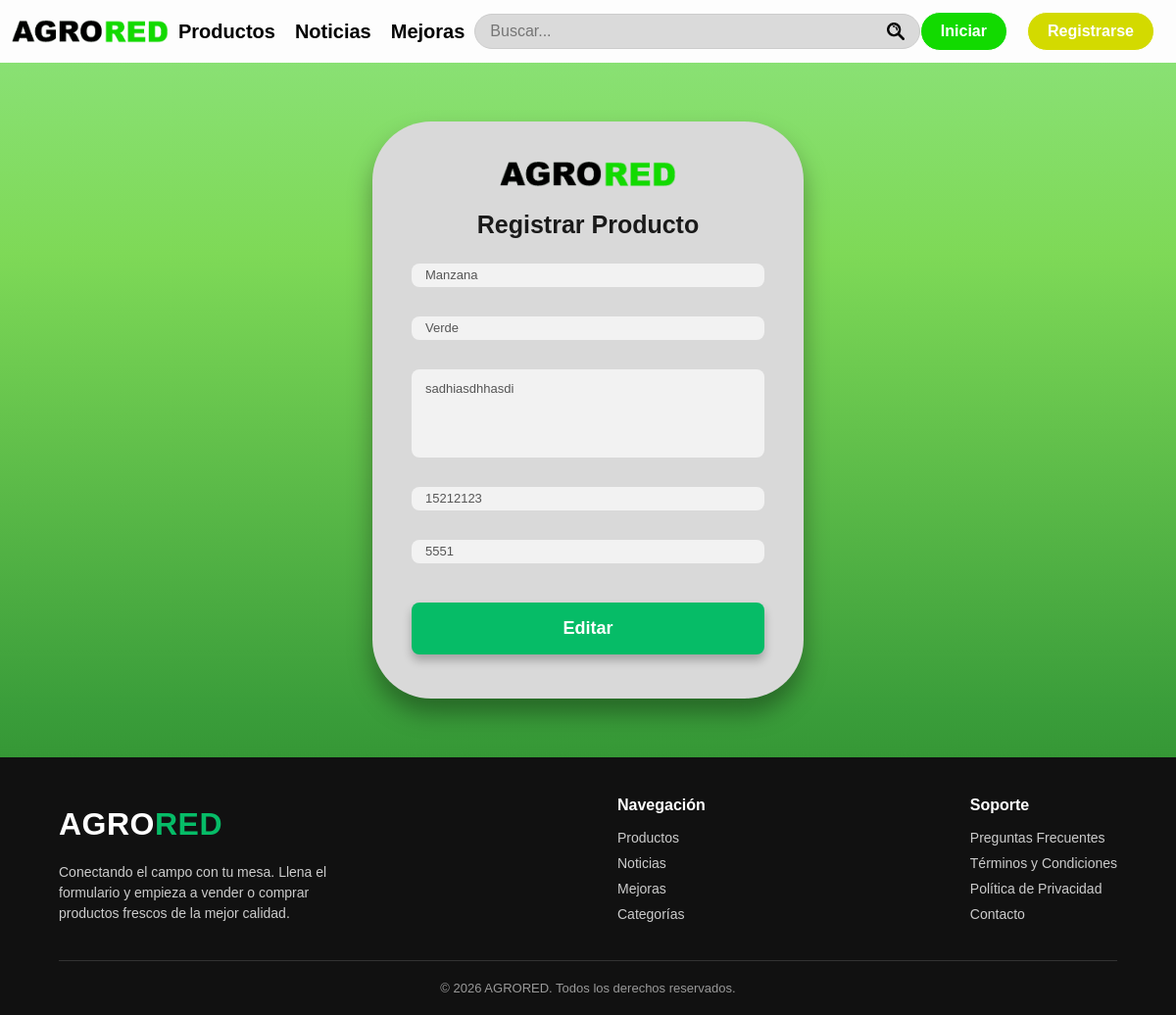
The app's page /Agrored_web_nuevo3/static/php/editar_producto.php?id_producto=1 with its own data.
### tables this page shows
CREATE TABLE `productos` (
  `id_producto` int(11) NOT NULL,
  `id_usuario` int(11) DEFAULT NULL,
  `nombre` varchar(20) DEFAULT NULL,
  `estado_producto` varchar(20) DEFAULT NULL,
  `descripccion` varchar(20) DEFAULT NULL,
  `stock` int(11) DEFAULT NULL,
  `precio` int(11) DEFAULT NULL
);

### Agrored_web_nuevo3/static/php/editar_producto.php (the view, shortened to what this page needs)
<?php
    require 'conexion_inicial.php';
    $id = filter_input(INPUT_GET, 'id_producto', FILTER_VALIDATE_INT);
    $stmt = $pdo->prepare("SELECT id_producto, id_usuario, nombre, estado_producto, descripccion,
            stock, precio FROM productos WHERE id_producto = :id_producto");
    $stmt->execute([':id_producto' => $id]);
    $producto = $stmt->fetch(PDO::FETCH_ASSOC);
?>
<!DOCTYPE html>
<html lang="es">
<head>
    <link rel="stylesheet" href="../css/agregar.css">
</head>
<body>
<nav>
    <div class="Navbar">
        <a href="../../templates/index.html" class="logo-link">
            <img src="../../static/img/Logo_letras.png" alt="AgroRed" width="30%" class="imagen_logo">
        </a>
        <a href="../../templates/productos.html">Productos</a>
        <a href="../../templates/noticias.html">Noticias</a>
        <a href="../../templates/mejoras.html">Mejoras</a>
        <input type="search" placeholder="Buscar...">
        <div class="botones">
            <a href="../../templates/iniciar_sesion.html"><input type="button" value="Iniciar" class="Iniciar"></a>
            <a href="../../templates/registrarse.html"><input type="button" value="Registrarse" class="Registrarse"></a>
        </div>
    </div>
</nav>
<div class="form-wrapper">
    <div class="card">
        <img src="../../static/img/Logo_letras.png" alt="AgroRed" class="logo" width="50%">
        <h1>Registrar Producto</h1>
        <form id="form-producto" action="actualizar_productos.php" method="post">
            <input type="text" id="nombre" name="nombre"  class="field" placeholder="Nombre del Producto:" value="<?= htmlspecialchars($producto['nombre']) ?>" required>
            <span class="error" id="error-nombre"></span>
            <input type="text" id="estado_producto" name="estado_producto" class="field" placeholder="Estado:" value="<?= htmlspecialchars($producto['estado_producto']) ?>"required>
            <span class="error" id="error-estado"></span>
            <textarea id="descripccion" name="descripccion" class="field" placeholder="Descripción:" required><?= htmlspecialchars($producto['descripccion']) ?></textarea>
            <span class="error" id="error-descripccion"></span>
            <input type="number" id="stock" name="stock" class="field" value="<?= (int)$producto['stock'] ?>" placeholder="Stock:" min="0" step="1" required>
            <span class="error" id="error-stock"></span>
            <input type="number" id="precio" name="precio" class="field" value="<?= (int)$producto['precio'] ?>" placeholder="Precio:" min="0" step="0.01" required>
            <span class="error" id="error-precio"></span>
            <button type="submit" class="crear">Editar</button>
        </form>
    </div>
</div>
<footer class="pie-pagina">
    <div class="contenedor-footer">
        <div class="columna-footer">
            <div class="logo">AGRO<span class="red">RED</span></div>
            <p>Conectando el campo con tu mesa. Llena el formulario y empieza a vender o comprar productos frescos de la mejor calidad.</p>
        </div>
        <div class="columna-footer">
            <h4>Navegación</h4>
            <ul>
                <li><a href="#">Productos</a></li>
                <li><a href="#">Noticias</a></li>
                <li><a href="#">Mejoras</a></li>
                <li><a href="#">Categorías</a></li>
            </ul>
        </div>
        <div class="columna-footer">
            <h4>Soporte</h4>
            <ul>
                <li><a href="#">Preguntas Frecuentes</a></li>
                <li><a href="#">Términos y Condiciones</a></li>
                <li><a href="#">Política de Privacidad</a></li>
                <li><a href="#">Contacto</a></li>
            </ul>
        </div>
    </div>
    <div class="copyright-footer">
        <p>&copy; 2026 AGRORED. Todos los derechos reservados.</p>
    </div>
</footer>
</body>
</html>

### Agrored_web_nuevo3/static/css/agregar.css (style rules this page uses)
:root { --verde-agro: hsl(152, 94%, 38%); --verde-suave: #e8f7ee; --amarillo-agro: #f9d71c; --negro: #1a1a1a; --blanco: #ffffff; --gris-texto: #555555; --fondo: #f4f7f6; --radio: 16px; }
* { box-sizing: border-box; margin: 0; padding: 0; }
body { min-height: 100vh; font-family: "Arial Black", Arial, sans-serif; background: linear-gradient(to bottom, #8de37d 0%, #7ed957 25%, #3a9d3a 70%, #1e7a1e 100%); color: var(--negro); }
.Navbar { background-color: rgb(253, 253, 253); display: flex; justify-content: space-around; align-items: center; margin: 0; padding: 1%; }
.Navbar a { margin: 0 10px; font-family: "Arial Black", Arial, sans-serif; text-decoration: none; font-size: 20px; font-weight: bold; color: rgb(0, 0, 0); }
.Navbar a:first-child { display: flex; align-items: center; margin: 0; }
.Navbar input[type="search"] { border-color: rgb(167, 167, 167); width: 500px; padding: 8px 15px; border-radius: 20px; border: 1px solid #ccc; outline-color: #ccc; font-size: 16px; background-color: #DADADA; background-image: url(../img/Lupa.png); background-position: right 15px center; background-repeat: no-repeat; background-size: 18px; padding-right: 40px; }
.Navbar input[type="button"] { padding: 10px 20px; font-size: 16px; outline: none; border: 1px solid; border-radius: 20px; font-weight: bold; cursor: pointer; }
.Navbar input[type="button"].Iniciar { background-color: #12DA00; color: white; font-weight: bold; }
.Navbar input[type="button"].Registrarse { background-color: #D3DA00; color: white; font-weight: bold; }
.Navbar .botones { display: flex; gap: 10px; }
.imagen_logo { width: 160px; height: auto; display: block; cursor: pointer; }
.logo-link { display: flex; align-items: center; line-height: 0; text-decoration: none; flex-shrink: 0; }
.form-wrapper { display: flex; align-items: center; justify-content: center; padding: 60px 20px; }
.card { background: #d9d9d9; border-radius: 60px; width: 100%; max-width: 440px; padding: 30px 40px 45px; box-shadow: 0 15px 25px rgba(0, 0, 0, 0.35); text-align: center; }
.logo { font-size: 32px; font-weight: bold; color: var(#0000); margin: 10px 0 20px; letter-spacing: 0.5px; }
.logo .red { color: var(--verde-agro); }
.card h1 { font-size: 25px; color: var(#0000); margin: 0 0 25px; font-weight: bold; }
.field { display: block; width: 100%; border: none; border-radius: 8px; background: #f2f2f2; padding: 12px 14px; font-size: 13px; color: var(--gris-texto); margin-bottom: 16px; font-family: Arial, Helvetica, sans-serif; text-align: left; }
input.field { height: 20px; }
textarea.field { resize: none; height: 90px; }
.field::placeholder { color: var(--gris-texto); font-size: 13px; }
.error { display: block; min-height: 16px; color: #e74c3c; font-size: 12px; text-align: left; margin-top: -12px; margin-bottom: 10px; }
button.crear { background: var(--verde-agro); color: var(--blanco); border: none; border-radius: 8px; font-size: 18px; font-weight: bold; padding: 16px 0; width: 100%; margin-top: 10px; cursor: pointer; box-shadow: 0 6px 10px rgba(0, 0, 0, 0.25); }
.pie-pagina { background-color: #111111; color: var(--blanco); padding: 40px 60px 20px; }
.contenedor-footer { display: flex; flex-wrap: wrap; justify-content: space-between; gap: 30px; max-width: 1100px; margin: 0 auto; }
.columna-footer h3, .columna-footer h4 { margin-bottom: 15px; font-family: Arial, Helvetica, sans-serif; }
.columna-footer p { max-width: 300px; font-size: 14px; line-height: 1.5; color: #cccccc; font-family: Arial, Helvetica, sans-serif; font-weight: normal; }
.columna-footer ul { list-style: none; }
.columna-footer ul li { margin-bottom: 8px; }
.columna-footer ul li a { color: #cccccc; text-decoration: none; font-size: 14px; font-family: Arial, Helvetica, sans-serif; font-weight: normal; }
.copyright-footer { text-align: center; margin-top: 30px; padding-top: 20px; border-top: 1px solid #333333; font-size: 13px; color: #999999; }

### records on screen
productos: nombre "Manzana", estado_producto "Verde", descripccion "sadhiasdhhasdi", stock "15212123", precio "5551"
